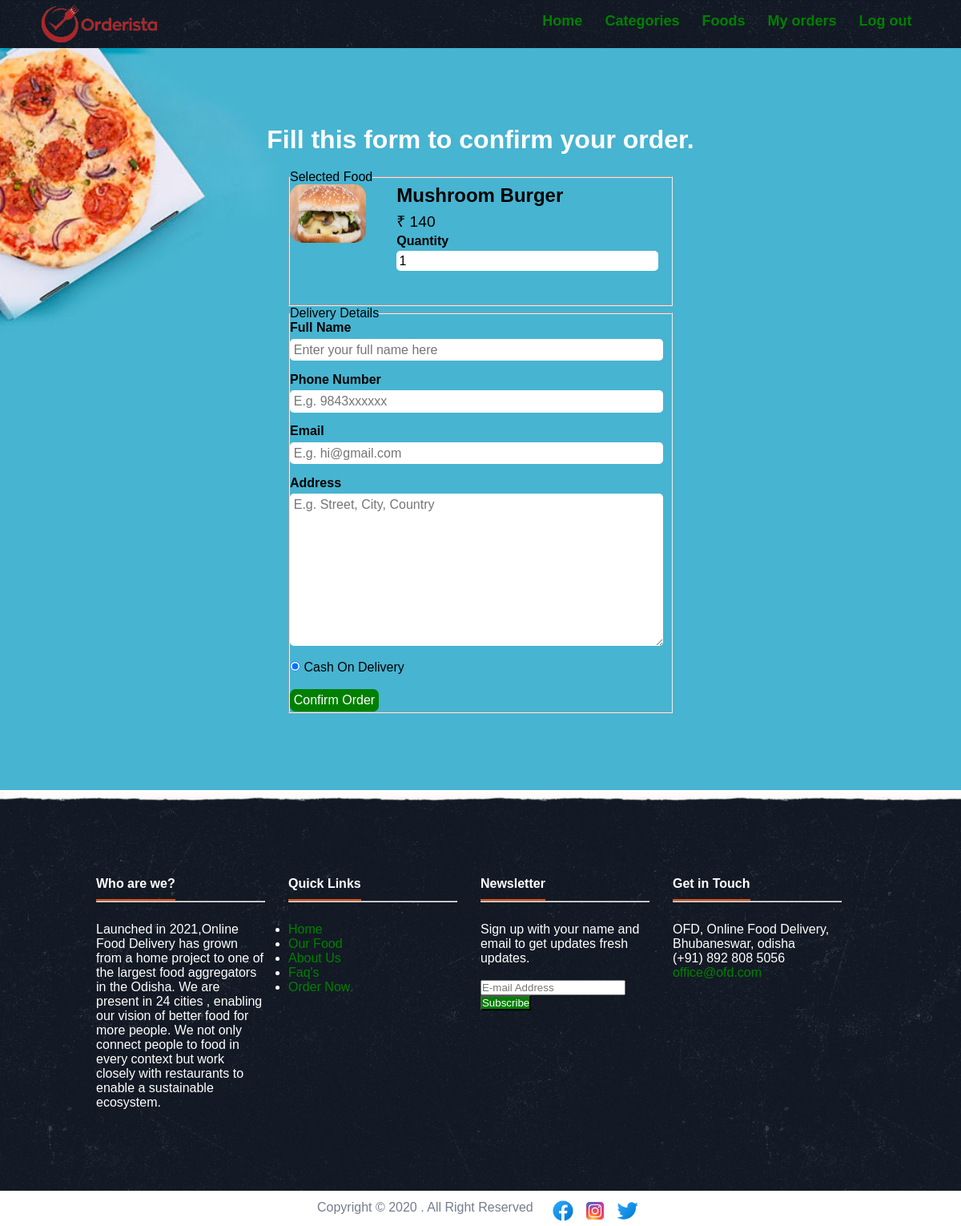
Page /order.php?food_id=31 (signed in) on the committed database.
### tables this page shows
CREATE TABLE `tbl_food` (
  `id` int(10) UNSIGNED NOT NULL,
  `title` varchar(100) NOT NULL,
  `description` varchar(500) NOT NULL,
  `price` decimal(10,0) NOT NULL COMMENT '₹',
  `image_name` varchar(255) NOT NULL,
  `category_id` int(10) UNSIGNED NOT NULL,
  `featured` varchar(10) NOT NULL,
  `active` varchar(10) NOT NULL
);

### order.php (the view, shortened to what this page needs)
<?php include('partials-front/menu.php'); ?>
     <section class="order-food">
        <div class="container">
            <h2 class="text-center text-white">Fill this form to confirm your order.</h2>
            <form action="" class="order" method="POST">
                <fieldset>
                    <legend>Selected Food</legend>
                    <?php
          if(isset($_GET['food_id']))
          {
              $food_id = $_GET['food_id'];
              $sql = "SELECT * FROM tbl_food WHERE id = $food_id";
              $res = mysqli_query($conn,$sql);
              $row = mysqli_fetch_assoc($res);
              $title = $row['title'];
              $image_name = $row['image_name'];
              $price = $row['price'];
          }
          ?>
                    <div class="food-menu-img">
                    <?php
             if($image_name != '')
             {
               ?>
               <img src="<?php echo SITEURL; ?>images/foods/<?php echo $image_name; ?>"
               alt="<?php echo $title; ?>"
                class="img-curve img-responsive">
               <?php
            }
             else
             {
                echo "<div> Image not available </div>";
             }
                ?>
                    </div>
                    <div class="food-menu-desc">
                        <h3><?php echo $title; ?></h3>
                        <p class="food-price">₹ <?php echo $price; ?></p>
                        <div class="order-label">Quantity</div>
                        <input type="number" name="qty" class="input-responsive" value="1" required>
                    </div>
                </fieldset>
                <fieldset>
                    <legend>Delivery Details</legend>
                    <div class="order-label">Full Name</div>
                    <input type="text" name="full-name" placeholder="Enter your full name here"
                    class="input-responsive" required>
                    <div class="order-label">Phone Number</div>
                    <input type="tel" name="contact" placeholder="E.g. 9843xxxxxx" class="input-responsive" required>
                    <div class="order-label">Email</div>
                    <input type="email" name="email" placeholder="E.g. hi@gmail.com"
                    class="input-responsive" required>
                    <div class="order-label">Address</div>
                    <textarea name="address" rows="10" placeholder="E.g. Street, City, Country"
                     class="input-responsive" required></textarea>
                     <input type="radio" name="cod" value="cod" checked>
                     <label for="cod">Cash On Delivery</label>
                     <br> <br>
                    <input type="submit" name="submit" value="Confirm Order" class="btn btn-primary">
                </fieldset>
            </form>
        </div>
    </section>
    <?php include('partials-front/footer.php'); ?>

### CSS/style.css (style rules this page uses)
* { margin: 0; padding: 0; font-family: Arial, Helvetica, sans-serif; }
.container { width: 80%; margin: 0 auto; padding: 1%; }
.img-responsive { width: 100%; height: 97%; }
.img-curve { border-radius: 15px; }
.text-center { text-align: center; }
.text-white { color: white; }
.btn { padding: 1%; font-size: 1rem; border: none; border-radius: 7px; }
.btn-primary { background-color: green; color: white; cursor: pointer; }
h2 { font-size: 2rem; margin-bottom: 2%; }
h3 { font-size: 1.5rem; }
.order-food { background-image: url(../images/bg.jpg); background-size: cover; background-repeat: no-repeat; background-position: center; padding: 7% 0; width: 100%; }
.food-menu-img { height: 75px; width: 20%; float: left; left: 5px; }
.food-menu-desc { float: left; margin-left: 8%; width: 70%; height: 150px; }
.food-price { font-size: 1.2rem; margin: 1% 0; }
.order { width: 50%; margin: 0 auto; }
.order-label { margin-bottom: 1%; font-weight: bold; }
.input-responsive { width: 96%; padding: 1%; margin-bottom: 3%; border: none; border-radius: 5px; font-size: 1rem; }

### rows in the picture
tbl_food: image_name+title (picture), title "Mushroom Burger", price "140"
